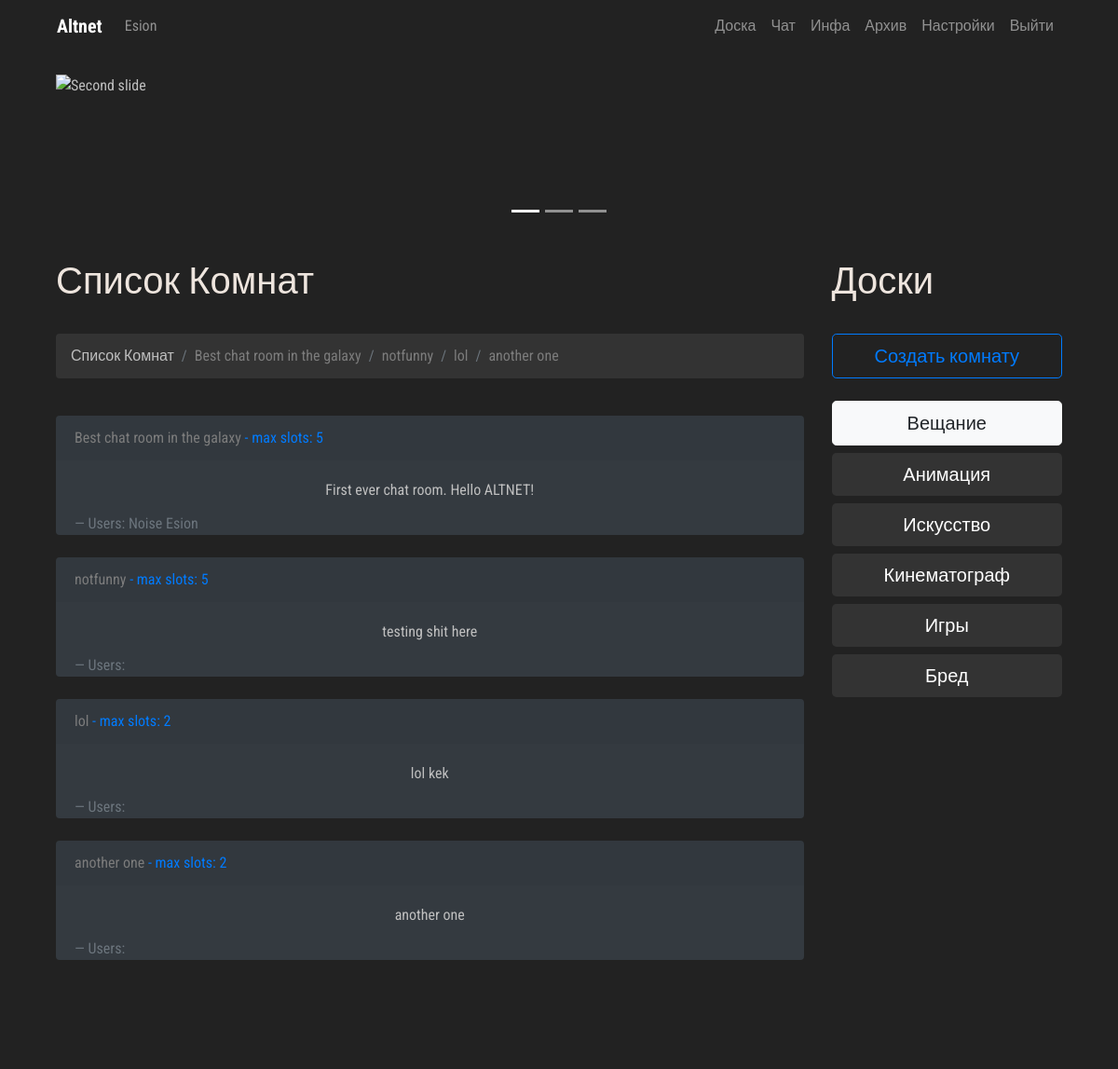
Page /chat/ (signed in) on the committed database.
### chat/models.py (models this page shows, shortened)
class Room(models.Model):
    host = models.ForeignKey(User, on_delete=models.CASCADE)
    name = models.TextField(blank=False, null=False, max_length=30)
    description = models.TextField(blank=True, null=True, max_length=200)
    max_slots = models.IntegerField(blank=False, null=False, default=5)
    language_code = models.IntegerField(blank=False, null=False, default=0)
    is_testing = models.BooleanField(blank=False, null=False, default=0)

### chat/views.py (the view, shortened to what this page needs)
# urls.py: path('', paperhome, name='index'),
def index(request):
    if request.user.is_authenticated:
        loc_option = Hikka.objects.get(user=request.user.id).language_code
    else:
        loc_option = 0
    loc = UI
    headers = Headers
    errors = Errors
    board_ = Board
    thread = locThread
    template = loader.get_template('chat.html')
    categories = Categories
    chat = Chat
    room_list = Room.objects.filter(language_code=loc_option)
    pool = {}
    room_form = CreateRoom()
    for item in room_list.iterator():
        load = {}
        load['id'] = item.id
        load['name'] = item.name
        load['host'] = item.host
        load['description'] = item.description
        load['max_slots'] = item.max_slots
        load['language_code'] = item.language_code
        load['is_testing'] = item.is_testing
        load['users'] = []
        user_pool = item.pool_set.all()
        for i in user_pool:
            load['users'].append(str(i.username))
        pool[item.name] = load
    context = {
        'UI': loc,
        'headers': headers,
        'errors': errors,
        'lang': loc_option,
        'board': board_,
        'locThread': thread,
        'categories': categories,
        'room_list': room_list,
        'chat': chat,
        'pool': pool,
        'room_form': room_form,
    }
    return HttpResponse(template.render(context, request))

### board/templatetags/loc_extra.py (called while the page is built)
@register.filter
def return_item(l, i):
    try:
        return l[i]
    except:
        return None

### chat/templates/chat.html (shortened to what this page needs)
{% extends 'hat.html' %}
{% block content %}
{% load loc_extra %}
<div class="row col-">
        <div class=" col-lg-9 col-sm-12 col-md-12 col-xl-9 content">
       <br>
  <div class="trds">
  <main class="contentd" role="main">
  <header>
 <h1 data-text="{{ chat.ROOM_LIST|return_item:lang }}">{{ chat.ROOM_LIST|return_item:lang }}</h1></header></main></div>
  <br>
<nav aria-label="breadcrumb" role="navigation">
  <ol class="breadcrumb">
    <li class="breadcrumb-item">{{ chat.ROOM_LIST|return_item:lang }}</li>
    {% if room_list %}
      {% for room in room_list %}
      <li class="breadcrumb-item"><a href="#{{ thread.thread_title }}">{{ room.name }}</a></li>
      {% endfor %}
      {% else %}
      <li class="breadcrumb-item"><a href="#">{{ errors.NO_CHAT_ROOMS|return_item:lang }}</a></li>
      {% endif %}
  </ol>
</nav>
<br>
            {% for key,value in pool.items %}
            <div class="card bg-dark">
  <div class="card-header text-primary" style="border:none;">
      <a href="{% url 'Chat:room' value.id %}">{{ key }}</a> - max slots: {{ value.max_slots }}
  </div>
  <div class="card-body">
    <blockquote class="blockquote mb-0">
        <p style="text-align:center; font-size:16px">{{ value.description }}</p>
      <footer class="blockquote-footer">Users: {% for user in value.users %} {{ user }} {% endfor %}
          <cite title="Source Title"></cite></footer>
    </blockquote>
  </div>
</div>
<br />
 {% endfor %}
<br><br>
  <br>
</div>
 <div class=" col-lg-3 col- left-sidebar">
      <br>
       <div class="trds">
  <main class="contentd" role="main">
  <header>
 <h1 data-text="{{ headers.BOARDS|return_item:lang }}">{{ headers.BOARDS|return_item:lang }}</h1></header>
  </main></div> <br>
     <button role="button" type="button" class="btn btn-outline-primary btn-lg btn-block" data-toggle="modal" data-target="#exampleModal">
  {{ chat.CREATE_ROOM|return_item:lang }}
</button>
     <br />
  <a href="{% url 'Board:cat' 'Broadcast' %}" role="button" class="btn btn-light btn-lg btn-block">{{ categories.BROADCAST|return_item:lang }}</a>
    <a href="{% url 'Board:cat' 'Animation' %}" role="button" class="btn btn-dark btn-lg btn-block">{{ categories.ANIMATION|return_item:lang }}</a>
    <a href="{% url 'Board:cat' 'Artwork' %}" role="button" class="btn btn-dark btn-lg btn-block">{{ categories.ARTWORK|return_item:lang }}</a>
    <a href="{% url 'Board:cat' 'Cinematics' %}" role="button" class="btn btn-dark btn-lg btn-block">{{ categories.CINEMATICS|return_item:lang }}</a>
    <a href="{% url 'Board:cat' 'Videogames' %}" role="button" class="btn btn-dark btn-lg btn-block">{{ categories.VIDEOGAMES|return_item:lang }}</a>
    <a href="{% url 'Board:cat' 'Random' %}" role="button" class="btn btn-dark btn-lg btn-block">{{ categories.RANDOM|return_item:lang }}</a><br>
</body>
{% endblock %}

### board/templates/hat.html (shortened to what this page needs)
<!DOCTYPE html>
{% load loc_extra %}
<html lang="en"><head>
	<link rel="stylesheet" href="https://stackpath.bootstrapcdn.com/bootstrap/4.3.1/css/bootstrap.min.css">
     {% load static %}
    <link rel="stylesheet" href=" {% static 'css/master.css' %} " type="text/css">
  </head>
  <body>
<div class="container">
   <nav class="navbar navbar-expand-lg navbar-dark" style="background-color: #222222;">
  <div class="collapse navbar-collapse" id="navbarTogglerDemo01">
    <a class="navbar-brand" href="{% url 'Manager:me' %}"><b>Altnet</b></a>
    <ul class="navbar-nav mr-auto mt-2 mt-lg-0">
    {% if user.is_authenticated %}
         <li class="nav-item">
           <a class="nav-link" href="{% url 'Board:user' %}">{{ user.username }}</a>
      </li>
        {% else %}
        <li class="nav-item">
        <a class="nav-link" href="{% url 'Manager:login' %}">{{ UI.LOG_IN|return_item:lang }}</a>
      </li>
        {% endif %}
    </ul>
     <ul class="navbar-nav  mt-2 mt-lg-0">
      <li class="nav-item">
        <a class="nav-link" href="{% url 'Board:board' %}">{{ UI.BOARD|return_item:lang }}</a>
      </li>
      <li class="nav-item">
        <a class="nav-link" href="{% url 'Chat:chat' %}">{{ UI.CHAT|return_item:lang }}</a>
      </li>
      <li class="nav-item">
        <a class="nav-link" href="{% url 'Paper:info' %}">{{ UI.INFO|return_item:lang }}</a>
      </li>
      <li class="nav-item">
        <a class="nav-link" href="{% url 'Archive:index' %}">{{ UI.ARCHIVE|return_item:lang }}</a>
      </li>
      <li class="nav-item">
        <a class="nav-link" href="#">{{ UI.SETTINGS|return_item:lang }}</a>
      </li>
      <li class="nav-item">
        <a class="nav-link" href="{% url 'Manager:logout' %}">{{ UI.LOG_OUT|return_item:lang }}</a>
      </li>
    </ul>
  </div>
</nav>
<div class="col-lg-12 head-block"><br>
<div id="carouselExampleControls" class="carousel slide" data-ride="carousel">
     <ol class="carousel-indicators">
    <li data-target="#carouselExampleControls" data-slide-to="0" class="active"></li>
    <li data-target="#carouselExampleControls" data-slide-to="1"></li>
    <li data-target="#carouselExampleControls" data-slide-to="2"></li>
  </ol>
  <div class="carousel-inner">
    <div class="carousel-item active">
      <img class="d-block w-100" src="{% static 'imgs/go.png' %}" alt="Second slide" height="150px">
    </div>
  </div>
<br>
</div>
{% block content %} {% endblock %}
<br>
</body>
</html>

### static/css/master.css (style rules this page uses)
.head-block,.top-menu,.top-material,.left-sidebar,.content { background:#222222; margin-bottom:5px; }
.head-block { height:40px; }
.content { border: none; }
.head-block { height:150px; background:right center no-repeat; }
.card { background: #333333; border: none; }
.breadcrumb { background: #333333; }
.btn-dark { background: #333333; border: none; }
body { font-family: 'Roboto Condensed', sans-serif; font-size: initial; }
a { color: #7c7c7c; font-size: initial; }
body { background: #222; color: #bfbfbf; }
.contentd header h1 { position:relative;color:#eee5de }
.contentd header h1:after, .contentd header h1:before { position:absolute;top:0;overflow:hidden;clip:rect(0,100vw,0,0);content:attr(data-text);background: #a9a9a9 }
.contentd header h1:before { left:-1vmin;animation:noise 7s infinite steps(3,end) alternate-reverse;color:#71fcff;text-shadow:.4vmin 0 #00f,-.2vmin 1vmin red }
.contentd header h1:after { left:1vmin;animation:noise-alt 5s infinite steps(3,end) alternate-reverse;color:#ff9eed;text-shadow:-2vmin 0 #ff0,.1vmin -1vmin #00f }
.trds { background: #none; }
footer { position: absolute; bottom: 0; }

### rows in the picture
Room: name "Best chat room in the galaxy"
Room: name "notfunny"
Room: name "lol"
Room: name "another one"

### other values in the picture
{{ user.username }} "Esion"
{{ UI.BOARD|return_item:lang }} "Доска"
{{ UI.CHAT|return_item:lang }} "Чат"
{{ UI.INFO|return_item:lang }} "Инфа"
{{ UI.ARCHIVE|return_item:lang }} "Архив"
{{ UI.SETTINGS|return_item:lang }} "Настройки"
{{ UI.LOG_OUT|return_item:lang }} "Выйти"
{{ chat.ROOM_LIST|return_item:lang }} "Список Комнат"
{{ key }} "Best chat room in the galaxy"
{{ value.max_slots }} "5"
{{ value.description }} "First ever chat room. Hello ALTNET!"
{{ user }} "Noise" "Esion"
{{ key }} "notfunny"
{{ value.description }} "testing shit here"
{{ key }} "lol"
